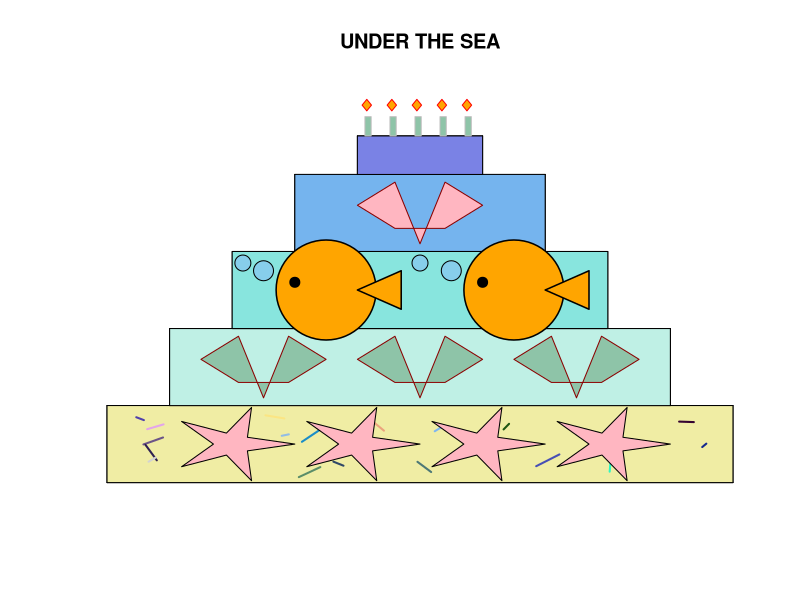

The R source for this figure:
## ---- chunk 1
plot(NA, xlim = c(0, 10), ylim = c(0, 10), xlab = "", ylab = "", las = 1, bty = "n", axes = FALSE, main = "UNDER THE SEA")


# Level 0
## Horizontal lines
lines(c(0, 10), c(0, 0))
lines(c(0, 10), c(2, 2))
## Vertical lines
lines(c(0, 0), c(0, 2))
lines(c(10, 10), c(0, 2))
## Colour
x <- c(0,10, 10, 0, 0)
y <- c(0,0, 2, 2, 0)
polygon(x, y, col = "#f0eda4", border = "black")

# Number of sprinkles
num_sprinkles <- 20

# Generate random coordinates for sprinkles within the specified range
sprinkle_x <- runif(num_sprinkles, min = 0.2, max = 9.8)
sprinkle_y <- runif(num_sprinkles, min = 0.2, max = 1.8)

# Draw random striped sprinkles
for (i in 1:num_sprinkles) {
  x <- sprinkle_x[i]
  y <- sprinkle_y[i]
  
  # Generate random stripe length and angle
  stripe_length <- runif(1, min = 0.1, max = 0.5)
  stripe_angle <- runif(1, min = 0, max = 2 * pi)
  
  # Calculate stripe end points
  x1 <- x - 0.5 * stripe_length * cos(stripe_angle)
  y1 <- y - 0.5 * stripe_length * sin(stripe_angle)
  x2 <- x + 0.5 * stripe_length * cos(stripe_angle)
  y2 <- y + 0.5 * stripe_length * sin(stripe_angle)
  
  # Generate a vector of 5 random colors
random_colors <- rgb(runif(5), runif(5), runif(5))
  # Draw the stripe
  segments(x1, y1, x2, y2, col = random_colors, lwd = 2)
}

# Level 1
## Horizontal lines
lines(c(1, 9), c(2, 2))
lines(c(1, 9), c(4, 4))
## Vertical lines
lines(c(1, 1), c(2, 4))
lines(c(9, 9), c(2, 4))
## Colour
x <- c(1,9, 9, 1, 1)
y <- c(2,2,4, 4, 2)
polygon(x, y, col = "#bff0e5", border = "black")



# Level 2
## Horizontal line
lines(c(2, 8), c(4, 4))
## Vertical lines
lines(c(2,2), c(4, 6))
lines(c(8, 8), c(4, 6))
## Colour
x <- c(2,8, 8, 2, 2)
y <- c(4,4,6, 6, 4)
polygon(x, y, col = "#88e5de", border = "black")


# Level 3
## Horizontal lines
lines(c(3, 7), c(8, 8))
## Vertical lines
lines(c(3, 3), c(6, 8))
lines(c(7, 7), c(6, 8))
## Colour
x <- c(3,7, 7, 3, 3)
y <- c(6,6,8, 8, 6)
polygon(x, y, col = "#75b4ee", border = "black")

# Level 4
## Horizontal lines
lines(c(4, 6), c(9, 9))
## Vertical lines
lines(c(4, 4), c(8, 9))
lines(c(6, 6), c(8, 9))
## Colour
x <- c(4,6, 6, 4, 4)
y <- c(8,8,9,9,8)
polygon(x, y, col = "#7a82e5", border = "black")


# Candles
## number of candles
num_lines <- 5
interval <- 0.4
##colour of sticks
for (i in 1:num_lines) {
  center_x <- 3.8
  offset <- (i - 0.2) * interval
  
  x <- c(center_x + offset, center_x + offset + 0.1, center_x + offset + 0.1, center_x + offset, center_x + offset)
  y <- c(9, 9, 9.5, 9.5, 9)
  polygon(x, y, col = "#8ec4a8", border = "grey")}

#FLAMES

## NUMBER 1
draw_diamond <- function(x_center, y_center, width, height) {

  # Define the coordinates for the diamond shape
  x <- c(x_center, x_center + width/2, x_center, x_center - width/2, x_center)
  y <- c(y_center - height/2, y_center, y_center + height/2, y_center, y_center - height/2)

  # Draw the diamond shape
  polygon(x, y, col = "orange", border = "red")
}

# Adjust dimensions and starting position for the diamond
draw_diamond(x_center = 4.15, y_center = 9.8, width = 0.15, height = 0.3)

## NUMBER 2

draw_diamond <- function(x_center, y_center, width, height) {

  # Define the coordinates for the diamond shape
  x <- c(x_center, x_center + width/2, x_center, x_center - width/2, x_center)
  y <- c(y_center - height/2, y_center, y_center + height/2, y_center, y_center - height/2)

  # Draw the diamond shape
  polygon(x, y, col = "orange", border = "red")
}

# Adjust dimensions and starting position for the diamond
draw_diamond(x_center = 4.55, y_center = 9.8, width = 0.15, height = 0.3)

## NUMBER 3
draw_diamond <- function(x_center, y_center, width, height) {

  # Define the coordinates for the diamond shape
  x <- c(x_center, x_center + width/2, x_center, x_center - width/2, x_center)
  y <- c(y_center - height/2, y_center, y_center + height/2, y_center, y_center - height/2)

  # Draw the diamond shape
  polygon(x, y, col = "orange", border = "red")
}

# Adjust dimensions and starting position for the diamond
draw_diamond(x_center = 4.95, y_center = 9.8, width = 0.15, height = 0.3)

## NUMBER 4
draw_diamond <- function(x_center, y_center, width, height) {

  # Define the coordinates for the diamond shape
  x <- c(x_center, x_center + width/2, x_center, x_center - width/2, x_center)
  y <- c(y_center - height/2, y_center, y_center + height/2, y_center, y_center - height/2)

  # Draw the diamond shape
  polygon(x, y, col = "orange", border = "red")
}

# Adjust dimensions and starting position for the diamond
draw_diamond(x_center = 5.35, y_center = 9.8, width = 0.15, height = 0.3)

## NUMBER 5
draw_diamond <- function(x_center, y_center, width, height) {

  # Define the coordinates for the diamond shape
  x <- c(x_center, x_center + width/2, x_center, x_center - width/2, x_center)
  y <- c(y_center - height/2, y_center, y_center + height/2, y_center, y_center - height/2)

  # Draw the diamond shape
  polygon(x, y, col = "orange", border = "red")
}

# Adjust dimensions and starting position for the diamond
draw_diamond(x_center = 5.75, y_center = 9.8, width = 0.15, height = 0.3)


#SHELL

##layer1
###number1
draw_seashell <- function(x_center, y_center, size){
  # Define the coordinates for the seashell shape
  x <- c(x_center, x_center + 0.2*size, x_center + 0.5*size, x_center + 0.2*size, x_center - 0.2*size, x_center - 0.5*size, x_center - 0.2*size, x_center)
  y <- c(y_center, y_center + 0.8*size, y_center + 0.5*size, y_center + 0.2*size, y_center + 0.2*size, y_center + 0.5*size, y_center + 0.8*size, y_center)

  # Draw the seashell shape
  polygon(x, y, col = "#8ec4a8", border = "darkred")
}

# Adjust dimensions and starting position for the seashell
draw_seashell(x_center = 2.5, y_center = 2.2, size = 2)

###number 2
draw_seashell <- function(x_center, y_center, size){
  # Define the coordinates for the seashell shape
  x <- c(x_center, x_center + 0.2*size, x_center + 0.5*size, x_center + 0.2*size, x_center - 0.2*size, x_center - 0.5*size, x_center - 0.2*size, x_center)
  y <- c(y_center, y_center + 0.8*size, y_center + 0.5*size, y_center + 0.2*size, y_center + 0.2*size, y_center + 0.5*size, y_center + 0.8*size, y_center)

  # Draw the seashell shape
  polygon(x, y, col = "#8ec4a8", border = "darkred")
}

# Adjust dimensions and starting position for the seashell
draw_seashell(x_center = 5, y_center = 2.2, size = 2)

##number3
draw_seashell <- function(x_center, y_center, size){
  # Define the coordinates for the seashell shape
  x <- c(x_center, x_center + 0.2*size, x_center + 0.5*size, x_center + 0.2*size, x_center - 0.2*size, x_center - 0.5*size, x_center - 0.2*size, x_center)
  y <- c(y_center, y_center + 0.8*size, y_center + 0.5*size, y_center + 0.2*size, y_center + 0.2*size, y_center + 0.5*size, y_center + 0.8*size, y_center)

  # Draw the seashell shape
  polygon(x, y, col = "#8ec4a8", border = "darkred")
}

# Adjust dimensions and starting position for the seashell
draw_seashell(x_center = 7.5, y_center = 2.2, size = 2)

##layer 3

draw_seashell <- function(x_center, y_center, size){
  # Define the coordinates for the seashell shape
  x <- c(x_center, x_center + 0.2*size, x_center + 0.5*size, x_center + 0.2*size, x_center - 0.2*size, x_center - 0.5*size, x_center - 0.2*size, x_center)
  y <- c(y_center, y_center + 0.8*size, y_center + 0.5*size, y_center + 0.2*size, y_center + 0.2*size, y_center + 0.5*size, y_center + 0.8*size, y_center)

  # Draw the seashell shape
  polygon(x, y, col = "lightpink", border = "darkred")
}

# Adjust dimensions and starting position for the seashell
draw_seashell(x_center = 5, y_center = 6.2, size = 2)

#fish1
# Body of the fish (oval)
symbols(x = 3.5, y = 5, circles = 1, inches = 0.5, add = TRUE, bg = "orange", lwd = 1.5)

# Tail of the fish (triangle)
polygon(c(4, 4.7, 4.7), c(5, 4.5, 5.5), col = "orange", border = "black", lwd = 1.5)

# Eye of the fish (circle)
symbols(x = 3, y = 5.2, circles = 1, inches = 0.05, add = TRUE, bg = "black")

#fish2
# Body of the fish (oval)
symbols(x = 6.5, y = 5, circles = 1, inches = 0.5, add = TRUE, bg = "orange", lwd = 1.5)

# Tail of the fish (triangle)
polygon(c(7, 7.7, 7.7), c(5, 4.5, 5.5), col = "orange", border = "black", lwd = 1.5)

# Eye of the fish (circle)
symbols(x = 6, y = 5.2, circles = 1, inches = 0.05, add = TRUE, bg = "black")



# Define coordinates for the star
theta <- seq(0, 2 * pi, length.out = 11)
radius <- c(1, 0.3, 1, 0.3, 1, 0.3, 1, 0.3, 1, 0.3, 1)

# Convert polar coordinates to Cartesian coordinates
x <- 2 + radius * cos(theta)
y <- 1 + radius * sin(theta)

# Draw the star shape
polygon(x, y, col = "lightpink", border = "black")

# Define coordinates for the star
theta <- seq(0, 2 * pi, length.out = 11)
radius <- c(1, 0.3, 1, 0.3, 1, 0.3, 1, 0.3, 1, 0.3, 1)

# Convert polar coordinates to Cartesian coordinates
x <- 4+ radius * cos(theta)
y <- 1 + radius * sin(theta)

# Draw the star shape
polygon(x, y, col = "lightpink", border = "black")

# Convert polar coordinates to Cartesian coordinates
x <- 6 + radius * cos(theta)
y <- 1 + radius * sin(theta)

# Draw the star shape
polygon(x, y, col = "lightpink", border = "black")

# Convert polar coordinates to Cartesian coordinates
x <- 8 + radius * cos(theta)
y <- 1 + radius * sin(theta)

# Draw the star shape
polygon(x, y, col = "lightpink", border = "black")

##bubbles level 2 
symbols(x = 5.5, y = 5.5, circles = 1, inches = 0.1, add = TRUE, bg = "skyblue", lwd = 1)
symbols(x = 5, y = 5.7, circles = 1, inches = 0.08, add = TRUE, bg = "skyblue", lwd = 1)
symbols(x = 2.5, y = 5.5, circles = 1, inches = 0.1, add = TRUE, bg = "skyblue", lwd = 1)
symbols(x = 2.17, y = 5.7, circles = 1, inches = 0.08, add = TRUE, bg = "skyblue", lwd = 1)



